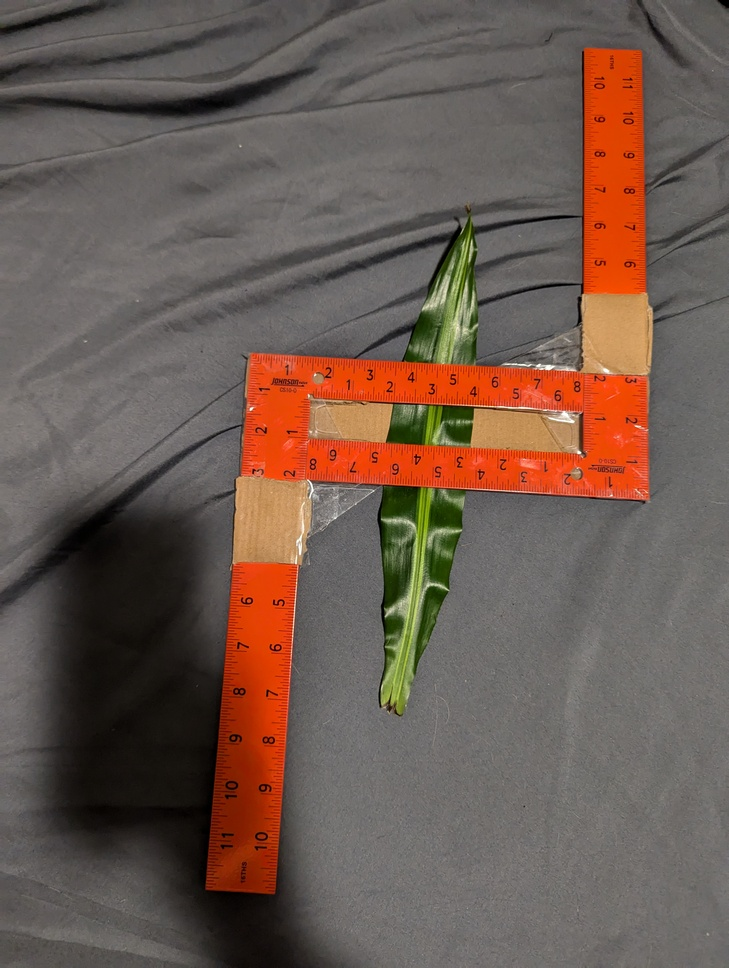
#> input picture TestImages/leaf_image1.jpg, 729 x 968 px, shrunk from 3072 x 4080 before the run
$ python -i FeatureTracker.py   (imports and definitions only)
#> lines starting #> are read from the running program, lines starting #| are printed output that depends on the picture
import cv2
import numpy as np

class FeatureTracker:
    def __init__(self):
        self.prev_gray = None  # Store previous grayscale frame
        self.features = None    # Store detected features
        self.saved_frames = 0   # Count saved segments

    def detect_features(self, frame):
        """ Detect strong features on the leaf using Shi-Tomasi corner detection. """
        gray = cv2.cvtColor(frame, cv2.COLOR_BGR2GRAY)
        self.features = cv2.goodFeaturesToTrack(gray, maxCorners=100, qualityLevel=0.3, minDistance=7)
        self.prev_gray = gray  # Store first frame

    def track_features(self, frame, enter_threshold=20, exit_threshold=20):
        """ Track features using Optical Flow and detect when a new leaf segment is visible. """
        if self.prev_gray is None or self.features is None:
            print("Extracting Features!")
            self.detect_features(frame)
            return False


         # Check if the frame is completely black, and ignore it
        if np.all(frame == 0):
            print("⚠️ Black frame detected! Ignoring and not saving.")
            return False

        gray = cv2.cvtColor(frame, cv2.COLOR_BGR2GRAY)
        new_features, status, _ = cv2.calcOpticalFlowPyrLK(self.prev_gray, gray, self.features, None)

        if new_features is not None:
            valid_features = new_features[status.flatten() == 1]
            valid_features = valid_features.reshape(-1, 2)

            height, width, _ = frame.shape
            # ❌ Ignore above and below the eixt and entrance thresholds respectively
            valid_features = valid_features[valid_features[:, 1] <= height - enter_threshold]
            valid_features = valid_features[valid_features[:, 1] >= exit_threshold]

            # 🔍 If no valid features remain, assume a new segment is visible
            if len(valid_features) == 0:
                print(f"🆕 New Leaf Segment Detected! Checking if frame should be saved...")

                # ✅ Only save if new features are detected after re-extracting
                self.detect_features(frame)
                if self.features is not None and len(self.features) > 0:
                    print(f"✅ Saving frame {self.saved_frames}.")
                    cv2.imwrite(f"LeafSegments/leaf_segment_{self.saved_frames}.png", frame)
                    self.saved_frames += 1
            else:
                self.features = valid_features.reshape(-1, 1, 2)  # Keep tracking

            # Visualization: Draw the features
            for feature in valid_features:
                cv2.circle(frame, tuple(feature.astype(int)), 5, (0, 255, 0), -1)  # Green dots for valid features

            # Draw the exit threshold line
            cv2.line(frame, (0, int(height - enter_threshold)), (frame.shape[1], int(height - enter_threshold)), (255, 0, 0), 2)  # Blue line
            cv2.line(frame, (0, int(exit_threshold)), (frame.shape[1], int(exit_threshold)), (0, 0, 255), 2)  # Red line

        self.prev_gray = gray

        # Display the frame with features and threshold line
        cv2.imshow('Leaf Tracking', frame)
        cv2.waitKey(1)  # Add this line to update the display continuously

>>> import cv2
>>> picture = cv2.imread('TestImages/leaf_image1.jpg')
#> picture is the input picture: shape (968, 729, 3); mean B, G, R 80.3, 90.1, 109.1
>>> result = FeatureTracker().track_features(picture)
#> in detect_features, `gray = cv2.cvtColor(frame, cv2.COLOR_BGR2GRAY)`:
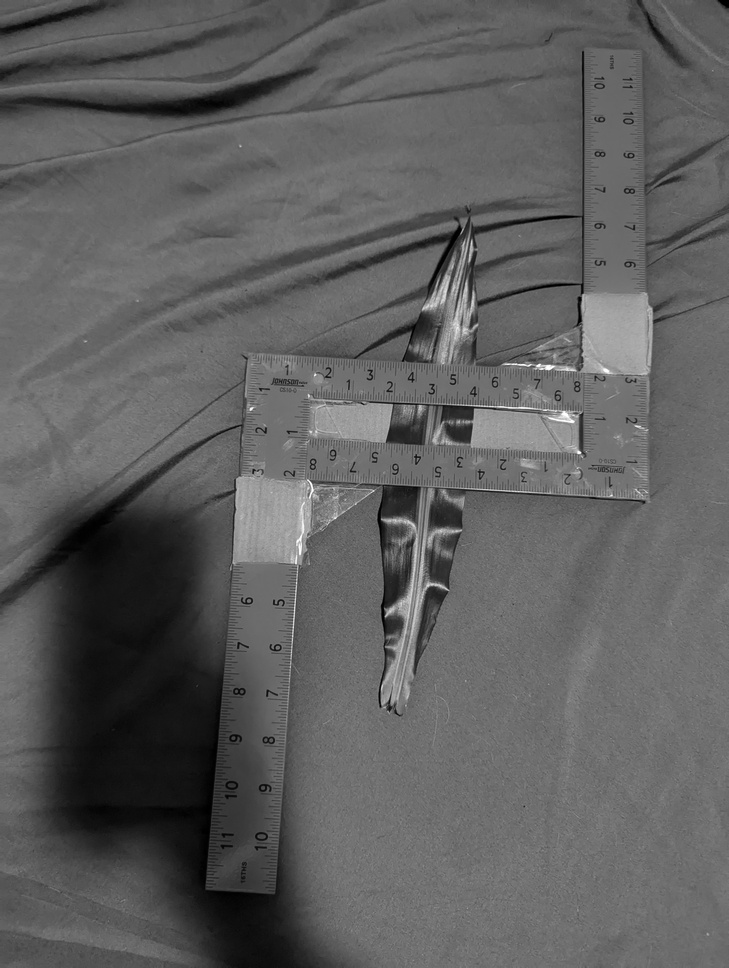
#> gray: shape (968, 729); min 0, max 255, mean 94.6
#> in detect_features, `self.features = cv2.goodFeaturesToTrack(gray, maxCorners=100, qualityL..`: self.features = 46 rows, first 8: [580, 452], [250, 409], [315, 374], [385, 616], [536, 365], [391, 405], [296, 563], [573, 421]
#> result = False

$ run again, on TestImages/leaf_image2.jpg
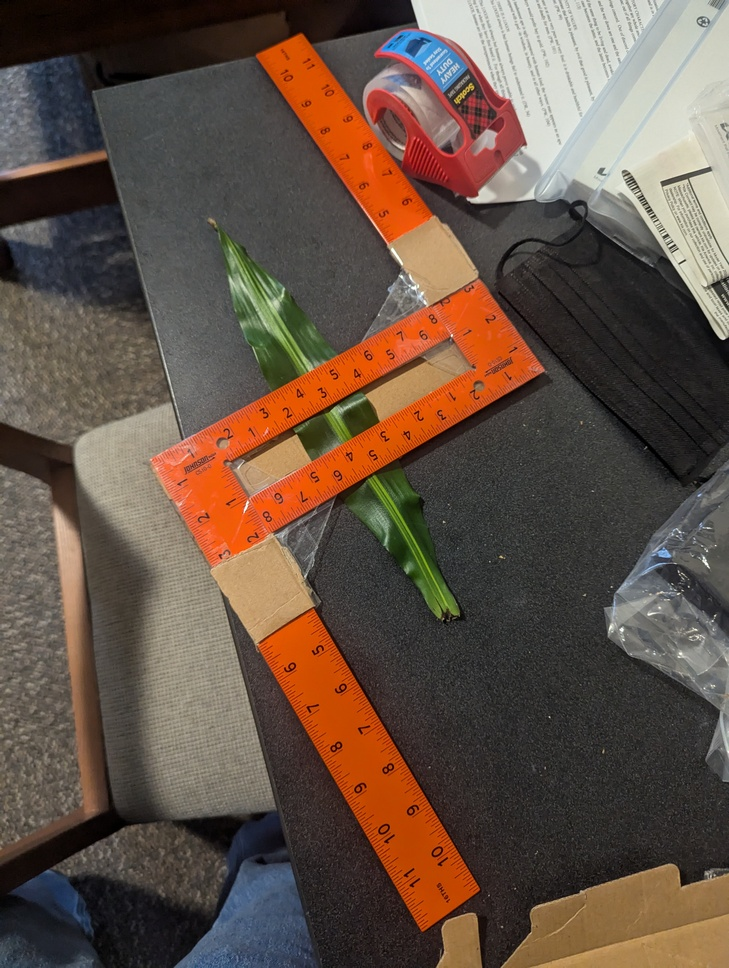
#> input picture TestImages/leaf_image2.jpg, 729 x 968 px, shrunk from 3072 x 4080 before the run
#> picture is the input picture: shape (968, 729, 3); mean B, G, R 69.7, 82.4, 100.7
#> in detect_features, `gray = cv2.cvtColor(frame, cv2.COLOR_BGR2GRAY)`:
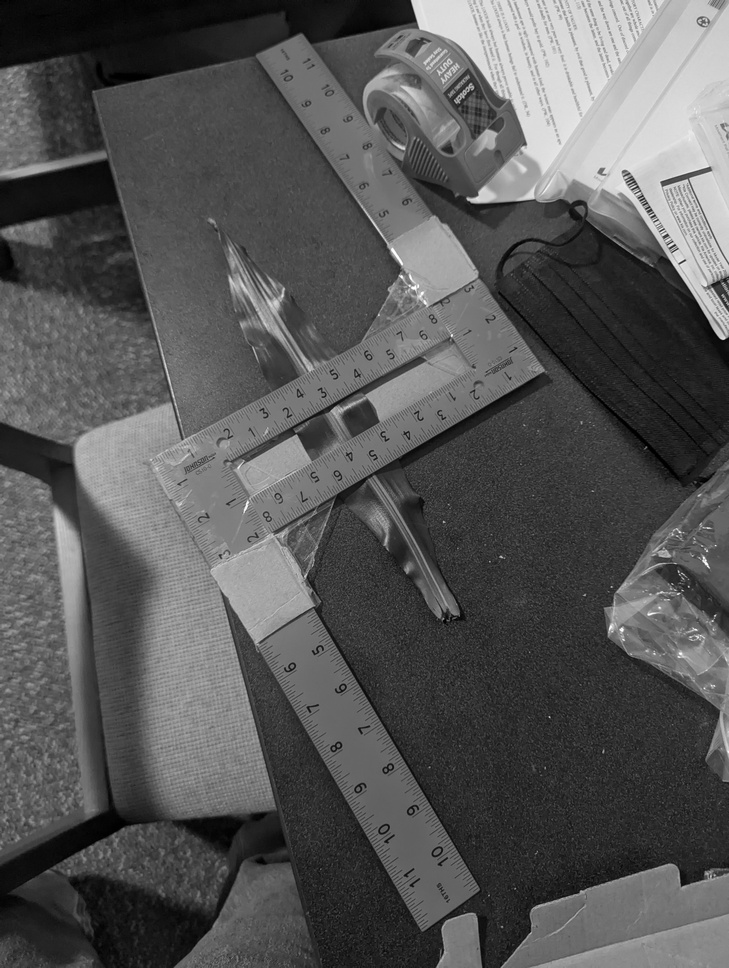
#> gray: shape (968, 729); min 0, max 254, mean 86.4
#> self.features = 100 rows, first 8: [667, 234], [675, 245], [650, 217], [688, 586], [661, 182], [443, 521], [651, 210], [707, 551]
#> result = False

$ run again, on TestImages/leaf_image4.jpg
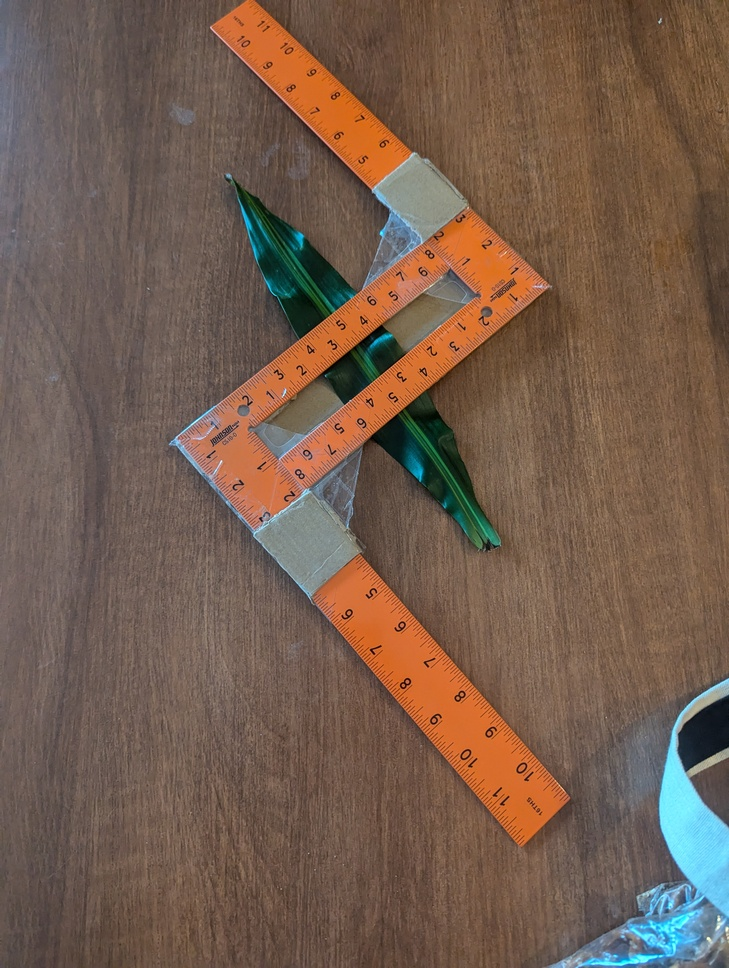
#> input picture TestImages/leaf_image4.jpg, 729 x 968 px, shrunk from 3072 x 4080 before the run
#> picture is the input picture: shape (968, 729, 3); mean B, G, R 78, 93.3, 116.6
#> in detect_features, `gray = cv2.cvtColor(frame, cv2.COLOR_BGR2GRAY)`:
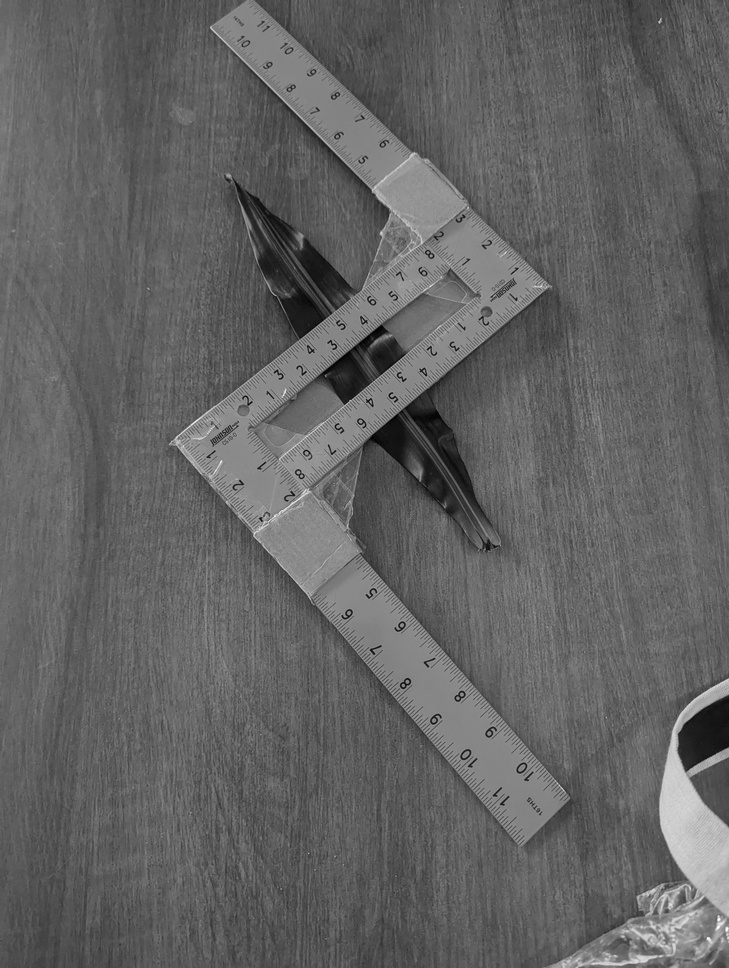
#> gray: shape (968, 729); min 0, max 251, mean 98.5
#> self.features = 100 rows, first 8: [301, 476], [260, 518], [403, 685], [707, 938], [277, 370], [302, 374], [373, 302], [516, 300]
#> result = False
